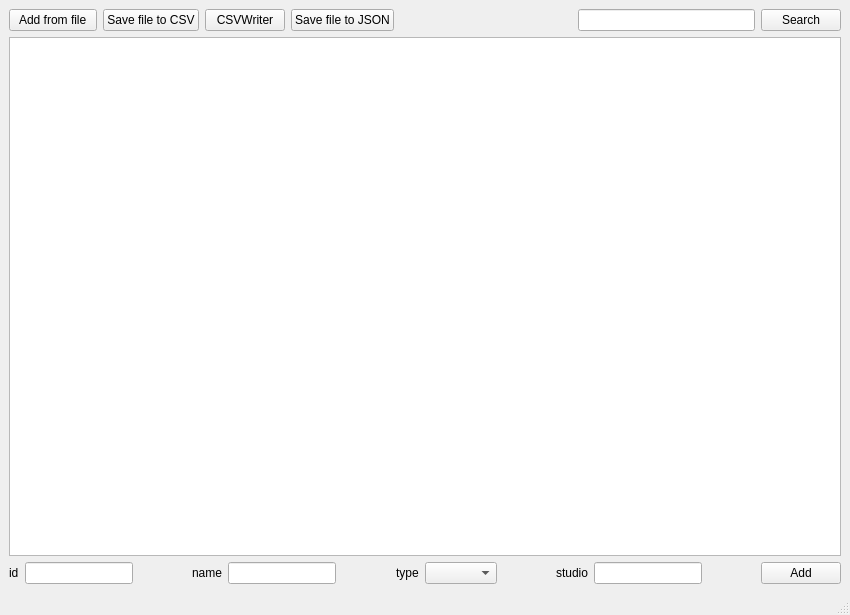
<?xml version="1.0" encoding="UTF-8"?>
<ui version="4.0">
 <class>MainWindow</class>
 <widget class="QMainWindow" name="MainWindow">
  <property name="geometry">
   <rect>
    <x>0</x>
    <y>0</y>
    <width>850</width>
    <height>615</height>
   </rect>
  </property>
  <property name="windowTitle">
   <string>We &lt;3 OOP</string>
  </property>
  <widget class="QWidget" name="centralwidget">
   <layout class="QVBoxLayout" name="verticalLayout">
    <item>
     <layout class="QHBoxLayout" name="horizontalLayout">
      <item>
       <widget class="QPushButton" name="btnImportFile">
        <property name="text">
         <string>  Add from file  </string>
        </property>
       </widget>
      </item>
      <item>
       <widget class="QPushButton" name="btnSaveToCsv">
        <property name="text">
         <string>Save file to CSV</string>
        </property>
       </widget>
      </item>
      <item>
       <widget class="QPushButton" name="btnCsvWriterSave">
        <property name="text">
         <string>CSVWriter</string>
        </property>
       </widget>
      </item>
      <item>
       <widget class="QPushButton" name="btnSaveToJson">
        <property name="text">
         <string>Save file to JSON</string>
        </property>
       </widget>
      </item>
      <item>
       <spacer name="horizontalSpacer">
        <property name="orientation">
         <enum>Qt::Horizontal</enum>
        </property>
        <property name="sizeHint" stdset="0">
         <size>
          <width>40</width>
          <height>20</height>
         </size>
        </property>
       </spacer>
      </item>
      <item>
       <widget class="QLineEdit" name="editSearch"/>
      </item>
      <item>
       <widget class="QPushButton" name="btnSearch">
        <property name="text">
         <string>Search</string>
        </property>
       </widget>
      </item>
     </layout>
    </item>
    <item>
     <widget class="QTableWidget" name="outputTable"/>
    </item>
    <item>
     <layout class="QHBoxLayout" name="horizontalLayout_2">
      <item>
       <widget class="QLabel" name="id_label">
        <property name="text">
         <string>id</string>
        </property>
       </widget>
      </item>
      <item>
       <widget class="QLineEdit" name="idInput"/>
      </item>
      <item>
       <spacer name="horizontalSpacer_2">
        <property name="orientation">
         <enum>Qt::Horizontal</enum>
        </property>
        <property name="sizeHint" stdset="0">
         <size>
          <width>40</width>
          <height>20</height>
         </size>
        </property>
       </spacer>
      </item>
      <item>
       <widget class="QLabel" name="name_label">
        <property name="text">
         <string>name</string>
        </property>
       </widget>
      </item>
      <item>
       <widget class="QLineEdit" name="nameInput"/>
      </item>
      <item>
       <spacer name="horizontalSpacer_3">
        <property name="orientation">
         <enum>Qt::Horizontal</enum>
        </property>
        <property name="sizeHint" stdset="0">
         <size>
          <width>40</width>
          <height>20</height>
         </size>
        </property>
       </spacer>
      </item>
      <item>
       <widget class="QLabel" name="type_label">
        <property name="text">
         <string>type</string>
        </property>
       </widget>
      </item>
      <item>
       <widget class="QComboBox" name="typeInputCombo"/>
      </item>
      <item>
       <spacer name="horizontalSpacer_4">
        <property name="orientation">
         <enum>Qt::Horizontal</enum>
        </property>
        <property name="sizeHint" stdset="0">
         <size>
          <width>40</width>
          <height>20</height>
         </size>
        </property>
       </spacer>
      </item>
      <item>
       <widget class="QLabel" name="studio_label">
        <property name="text">
         <string>studio</string>
        </property>
       </widget>
      </item>
      <item>
       <widget class="QLineEdit" name="studioInput"/>
      </item>
      <item>
       <spacer name="horizontalSpacer_5">
        <property name="orientation">
         <enum>Qt::Horizontal</enum>
        </property>
        <property name="sizeHint" stdset="0">
         <size>
          <width>40</width>
          <height>20</height>
         </size>
        </property>
       </spacer>
      </item>
      <item>
       <widget class="QPushButton" name="btnAddFilm">
        <property name="text">
         <string>Add</string>
        </property>
       </widget>
      </item>
     </layout>
    </item>
   </layout>
  </widget>
  <widget class="QMenuBar" name="menubar">
   <property name="geometry">
    <rect>
     <x>0</x>
     <y>0</y>
     <width>850</width>
     <height>21</height>
    </rect>
   </property>
  </widget>
  <widget class="QStatusBar" name="statusbar"/>
 </widget>
 <resources/>
 <connections>
  <connection>
   <sender>btnSearch</sender>
   <signal>clicked()</signal>
   <receiver>MainWindow</receiver>
   <slot>search()</slot>
   <hints>
    <hint type="sourcelabel">
     <x>828</x>
     <y>41</y>
    </hint>
    <hint type="destinationlabel">
     <x>757</x>
     <y>26</y>
    </hint>
   </hints>
  </connection>
  <connection>
   <sender>btnSearch</sender>
   <signal>clicked()</signal>
   <receiver>editSearch</receiver>
   <slot>clear()</slot>
   <hints>
    <hint type="sourcelabel">
     <x>774</x>
     <y>43</y>
    </hint>
    <hint type="destinationlabel">
     <x>653</x>
     <y>32</y>
    </hint>
   </hints>
  </connection>
 </connections>
 <slots>
  <slot>search()</slot>
 </slots>
</ui>
